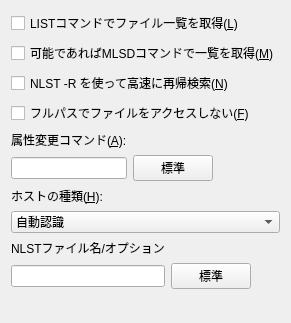
<?xml version="1.0" encoding="UTF-8"?>
<ui version="4.0">
 <class>HostSettingFeatureForm</class>
 <widget class="QWidget" name="HostSettingFeatureForm">
  <property name="geometry">
   <rect>
    <x>0</x>
    <y>0</y>
    <width>278</width>
    <height>323</height>
   </rect>
  </property>
  <property name="layoutDirection">
   <enum>Qt::LayoutDirection::LeftToRight</enum>
  </property>
  <property name="autoFillBackground">
   <bool>false</bool>
  </property>
  <layout class="QVBoxLayout" name="verticalLayout_3">
   <item>
    <layout class="QVBoxLayout" name="verticalLayout">
     <item>
      <widget class="QCheckBox" name="checkBox_LISTCmd">
       <property name="text">
        <string>LISTコマンドでファイル一覧を取得(&amp;L)</string>
       </property>
      </widget>
     </item>
     <item>
      <widget class="QCheckBox" name="checkBox_MLSDCmd">
       <property name="text">
        <string>可能であればMLSDコマンドで一覧を取得(&amp;M)</string>
       </property>
      </widget>
     </item>
     <item>
      <widget class="QCheckBox" name="checkBox_UseNLSTR">
       <property name="text">
        <string>NLST -R を使って高速に再帰検索(&amp;N)</string>
       </property>
      </widget>
     </item>
     <item>
      <widget class="QCheckBox" name="checkBox_NotFullpath">
       <property name="text">
        <string>フルパスでファイルをアクセスしない(&amp;F)</string>
       </property>
      </widget>
     </item>
    </layout>
   </item>
   <item>
    <layout class="QGridLayout" name="gridLayout">
     <item row="1" column="0">
      <widget class="QLineEdit" name="lineEdit_CHMODCmd"/>
     </item>
     <item row="1" column="1">
      <widget class="QPushButton" name="pushButton_StdCHMOD">
       <property name="text">
        <string>標準</string>
       </property>
      </widget>
     </item>
     <item row="0" column="0">
      <widget class="QLabel" name="label">
       <property name="text">
        <string>属性変更コマンド(&amp;A):</string>
       </property>
       <property name="buddy">
        <cstring>lineEdit_CHMODCmd</cstring>
       </property>
      </widget>
     </item>
     <item row="1" column="2">
      <spacer name="horizontalSpacer">
       <property name="orientation">
        <enum>Qt::Orientation::Horizontal</enum>
       </property>
       <property name="sizeHint" stdset="0">
        <size>
         <width>40</width>
         <height>20</height>
        </size>
       </property>
      </spacer>
     </item>
    </layout>
   </item>
   <item>
    <layout class="QVBoxLayout" name="verticalLayout_2">
     <item>
      <widget class="QLabel" name="label_2">
       <property name="text">
        <string>ホストの種類(&amp;H):</string>
       </property>
       <property name="buddy">
        <cstring>comboBox_Host</cstring>
       </property>
      </widget>
     </item>
     <item>
      <widget class="QComboBox" name="comboBox_Host">
       <item>
        <property name="text">
         <string>自動認識</string>
        </property>
       </item>
       <item>
        <property name="text">
         <string>ACOS</string>
        </property>
       </item>
       <item>
        <property name="text">
         <string>VAX VMS</string>
        </property>
       </item>
       <item>
        <property name="text">
         <string>IRMX</string>
        </property>
       </item>
       <item>
        <property name="text">
         <string>ACOS-4</string>
        </property>
       </item>
       <item>
        <property name="text">
         <string>Stratus</string>
        </property>
       </item>
       <item>
        <property name="text">
         <string>Agilent Logic Analyzer</string>
        </property>
       </item>
       <item>
        <property name="text">
         <string>シバソク WL</string>
        </property>
       </item>
       <item>
        <property name="text">
         <string>NonStop Server</string>
        </property>
       </item>
      </widget>
     </item>
    </layout>
   </item>
   <item>
    <layout class="QGridLayout" name="gridLayout_2">
     <item row="1" column="1">
      <widget class="QPushButton" name="pushButton_StdNLST">
       <property name="text">
        <string>標準</string>
       </property>
      </widget>
     </item>
     <item row="0" column="0">
      <widget class="QLabel" name="label_3">
       <property name="text">
        <string>NLSTファイル名/オプション</string>
       </property>
       <property name="buddy">
        <cstring>lineEdit_NLST</cstring>
       </property>
      </widget>
     </item>
     <item row="1" column="0">
      <widget class="QLineEdit" name="lineEdit_NLST"/>
     </item>
     <item row="1" column="2">
      <spacer name="horizontalSpacer_2">
       <property name="orientation">
        <enum>Qt::Orientation::Horizontal</enum>
       </property>
       <property name="sizeHint" stdset="0">
        <size>
         <width>40</width>
         <height>20</height>
        </size>
       </property>
      </spacer>
     </item>
    </layout>
   </item>
   <item>
    <spacer name="verticalSpacer">
     <property name="orientation">
      <enum>Qt::Orientation::Vertical</enum>
     </property>
     <property name="sizeHint" stdset="0">
      <size>
       <width>20</width>
       <height>40</height>
      </size>
     </property>
    </spacer>
   </item>
  </layout>
 </widget>
 <tabstops>
  <tabstop>checkBox_LISTCmd</tabstop>
  <tabstop>checkBox_MLSDCmd</tabstop>
  <tabstop>checkBox_UseNLSTR</tabstop>
  <tabstop>checkBox_NotFullpath</tabstop>
  <tabstop>lineEdit_CHMODCmd</tabstop>
  <tabstop>pushButton_StdCHMOD</tabstop>
  <tabstop>comboBox_Host</tabstop>
  <tabstop>lineEdit_NLST</tabstop>
  <tabstop>pushButton_StdNLST</tabstop>
 </tabstops>
 <resources/>
 <connections>
  <connection>
   <sender>pushButton_StdCHMOD</sender>
   <signal>clicked()</signal>
   <receiver>HostSettingFeatureForm</receiver>
   <slot>onClick_pushButton_CHMODCmd()</slot>
   <hints>
    <hint type="sourcelabel">
     <x>184</x>
     <y>150</y>
    </hint>
    <hint type="destinationlabel">
     <x>138</x>
     <y>162</y>
    </hint>
   </hints>
  </connection>
  <connection>
   <sender>pushButton_StdNLST</sender>
   <signal>clicked()</signal>
   <receiver>HostSettingFeatureForm</receiver>
   <slot>onClick_pushButton_StdNLST()</slot>
   <hints>
    <hint type="sourcelabel">
     <x>184</x>
     <y>255</y>
    </hint>
    <hint type="destinationlabel">
     <x>138</x>
     <y>162</y>
    </hint>
   </hints>
  </connection>
  <connection>
   <sender>checkBox_LISTCmd</sender>
   <signal>clicked(bool)</signal>
   <receiver>HostSettingFeatureForm</receiver>
   <slot>onClick_checkBox_LISTCmd(bool)</slot>
   <hints>
    <hint type="sourcelabel">
     <x>138</x>
     <y>20</y>
    </hint>
    <hint type="destinationlabel">
     <x>138</x>
     <y>162</y>
    </hint>
   </hints>
  </connection>
  <connection>
   <sender>comboBox_Host</sender>
   <signal>currentIndexChanged(int)</signal>
   <receiver>HostSettingFeatureForm</receiver>
   <slot>onCurrentIndexChanged_comboBox_Host(int)</slot>
   <hints>
    <hint type="sourcelabel">
     <x>138</x>
     <y>203</y>
    </hint>
    <hint type="destinationlabel">
     <x>138</x>
     <y>162</y>
    </hint>
   </hints>
  </connection>
 </connections>
 <slots>
  <slot>onClick_toolButton_SelectLocalDir()</slot>
  <slot>onClick_pushButton_NowDir()</slot>
  <slot>onClick_pushButton_CHMODCmd()</slot>
  <slot>onClick_pushButton_StdNLST()</slot>
  <slot>onClick_checkBox_LISTCmd(bool)</slot>
  <slot>onCurrentIndexChanged_comboBox_Host(int)</slot>
 </slots>
</ui>
